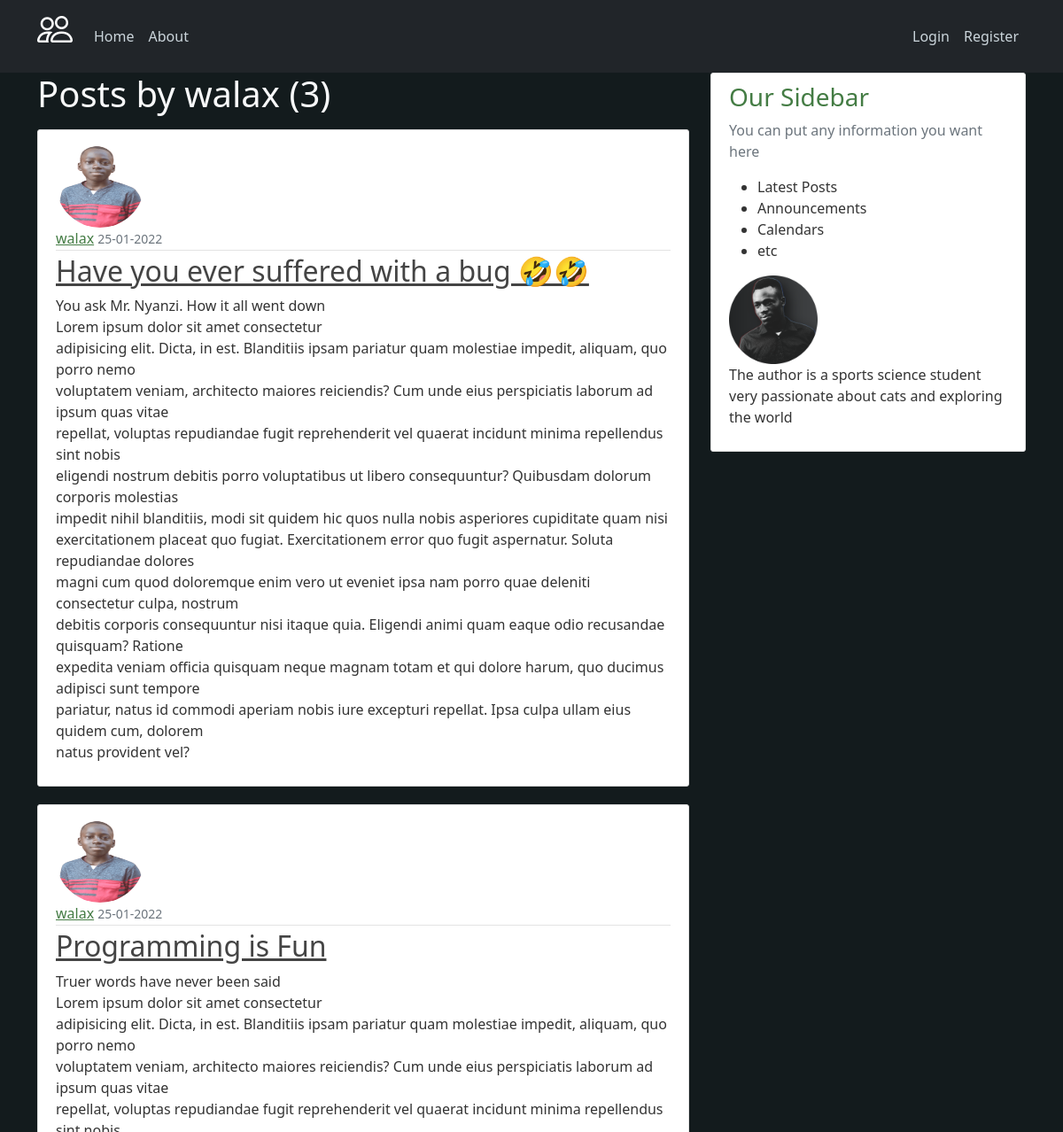
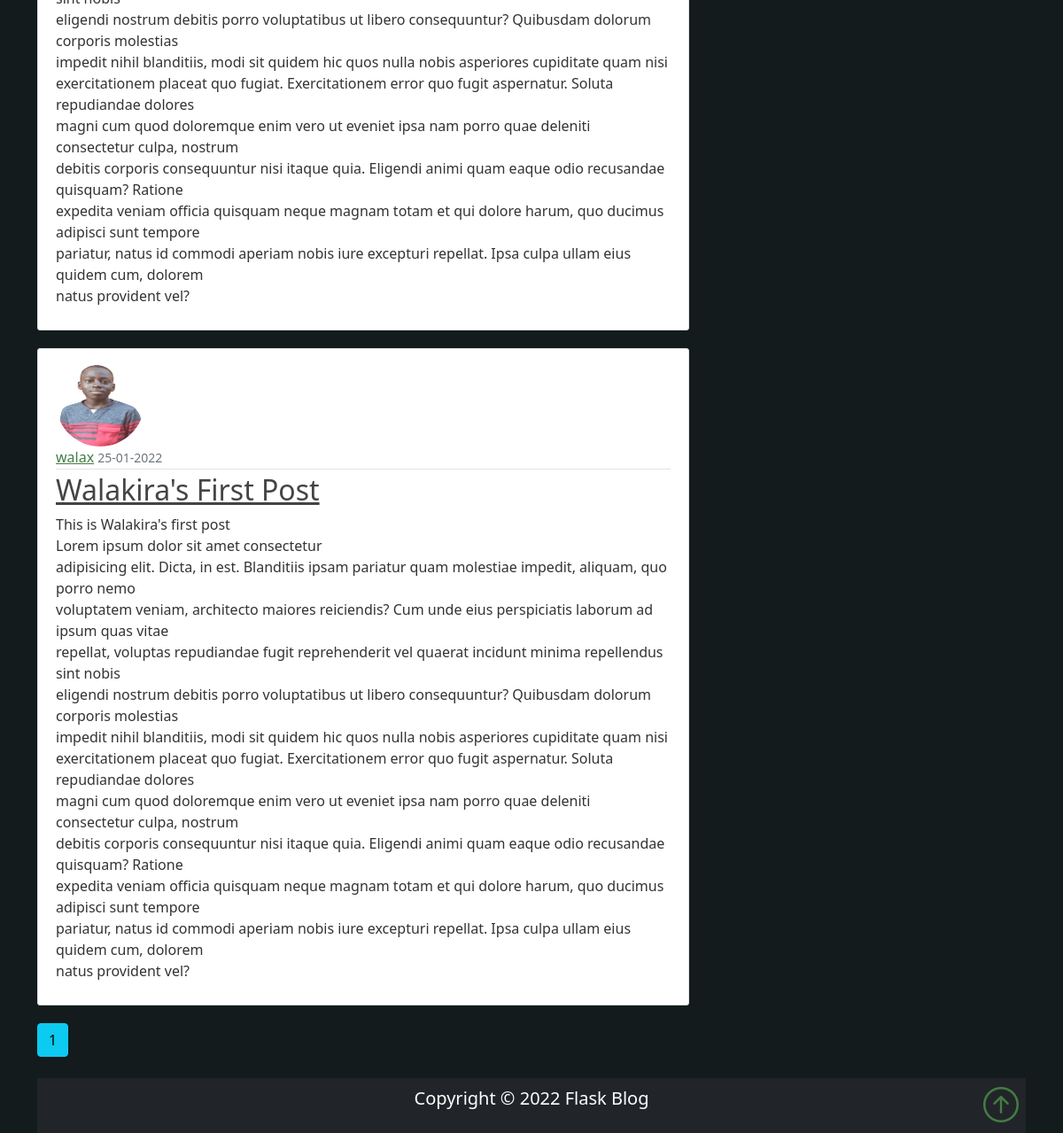
The page /user/walax on the database its author committed (2 pictures, top to bottom).
### flask_blog/models.py (models this page shows, shortened)
class User(db.Model,UserMixin):
    id = db.Column(db.Integer, primary_key=True)
    username = db.Column(db.String(20), unique=True, nullable=False)
    email = db.Column(db.String(120), unique=True, nullable=False)
    image_file = db.Column(db.String(20),default="default.jpg")
    password = db.Column(db.String(60), nullable=False)
    post = db.relationship("Post", backref="author", lazy=True)

class Post(db.Model):
    id = db.Column(db.Integer, primary_key=True)
    title = db.Column(db.String(100), nullable=False)
    date_posted = db.Column(db.DateTime, nullable=False,
                            default=datetime.utcnow)
    content = db.Column(db.Text, nullable=False)
    user_id = db.Column(db.Integer, db.ForeignKey("user.id"), nullable=False)

### flask_blog/routes.py (the view)
@app.route("/user/<string:username>")
def user_posts(username):
    page = request.args.get("page", 1, type=int)
    user=User.query.filter_by(username=username).first_or_404()
    posts = Post.query.filter_by(author=user)\
        .order_by(Post.date_posted.desc())\
            .paginate(page=page, per_page=5)
    return render_template("user_post.html", posts=posts,user=user)

### flask_blog/templates/user_post.html
{% extends "layout.html" %}
{% block content %}
<h1 class="mb-3 text-light">Posts by {{ user.username }} ({{ posts.total }})</h1>
{% for post in posts.items %}
<article class="media content-section">
    <img id="dp"  class="rounded-circle" src="{{url_for('static',filename='profile_pics/'+post.author.image_file) }}"
        alt="Profile Pic">
    <div class="media-body">
        <div class="article-metadata">
            <a href="{{ url_for('user_posts',username=post.author.username) }}" class="mr-2">{{ post. author.username }}</a>
            <small class="text-muted">{{ post.date_posted.strftime("%d-%m-%Y") }}</small>
        </div>
        <h2>
            <a href="{{ url_for('post',post_id = post.id) }}" class="article-title">{{ post.title }}</a>
        </h2>
        <p class="article-content">{{ post.content }}<br>Lorem ipsum dolor sit amet consectetur
            adipisicing elit. Dicta, in est. Blanditiis ipsam pariatur quam molestiae impedit, aliquam, quo porro nemo
            voluptatem veniam, architecto maiores reiciendis? Cum unde eius perspiciatis laborum ad ipsum quas vitae
            repellat, voluptas repudiandae fugit reprehenderit vel quaerat incidunt minima repellendus sint nobis
            eligendi nostrum debitis porro voluptatibus ut libero consequuntur? Quibusdam dolorum corporis molestias
            impedit nihil blanditiis, modi sit quidem hic quos nulla nobis asperiores cupiditate quam nisi
            exercitationem placeat quo fugiat. Exercitationem error quo fugit aspernatur. Soluta repudiandae dolores
            magni cum quod doloremque enim vero ut eveniet ipsa nam porro quae deleniti consectetur culpa, nostrum
            debitis corporis consequuntur nisi itaque quia. Eligendi animi quam eaque odio recusandae quisquam? Ratione
            expedita veniam officia quisquam neque magnam totam et qui dolore harum, quo ducimus adipisci sunt tempore
            pariatur, natus id commodi aperiam nobis iure excepturi repellat. Ipsa culpa ullam eius quidem cum, dolorem
            natus provident vel?</p>
    </div>
</article>
{% endfor %}
{% for page_num in posts.iter_pages(left_edge=1,right_edge=1,left_current=1,right_current=2) %}
    {% if page_num %}
        {% if posts.page == page_num %}
        <a class="btn btn-info mb-4" href="{{ url_for('user_posts', username=user.username, page=page_num) }}">{{ page_num }}</a>
         {% else %}
        <a class="btn btn-outline-info mb-4" href="{{ url_for('user_posts',username=user.username, page=page_num) }}">{{ page_num }}</a>
    {% endif %}
        {% else %}
    ...
    {% endif %}
{% endfor %}
{% endblock content %}

### flask_blog/static/main.css (style rules this page uses)
body { background-color: rgb(19, 27, 29); color: #333333; }
img { width: 100px; height: 100px; }
h1, h2, h3, h4, h5, h6, a { color: #447c44; }
.content-section { background: #ffffff; padding: 10px 20px; border: 1px solid #dddddd; border-radius: 3px; margin-bottom: 20px; }
.article-title { color: #444444; }
.article-content { white-space: pre-line; }
.article-metadata { padding-bottom: 1px; margin-bottom: 4px; border-bottom: 1px solid #e3e3e3 }

### rows shown on the page
User: username "walax"
Post: image_file (picture), username "walax", date_posted "25-01-2022", title "Have you ever suffered with a bug 🤣🤣", content "You ask Mr. Nyanzi. How it all went down"
Post: image_file (picture), username "walax", date_posted "25-01-2022", title "Programming is Fun", content "Truer words have never been said"
Post: image_file (picture), username "walax", date_posted "25-01-2022", title "Walakira's First Post", content "This is Walakira's first post"

### other values the page prints
{{ posts.total }} "3"
{{ page_num }} "1"
